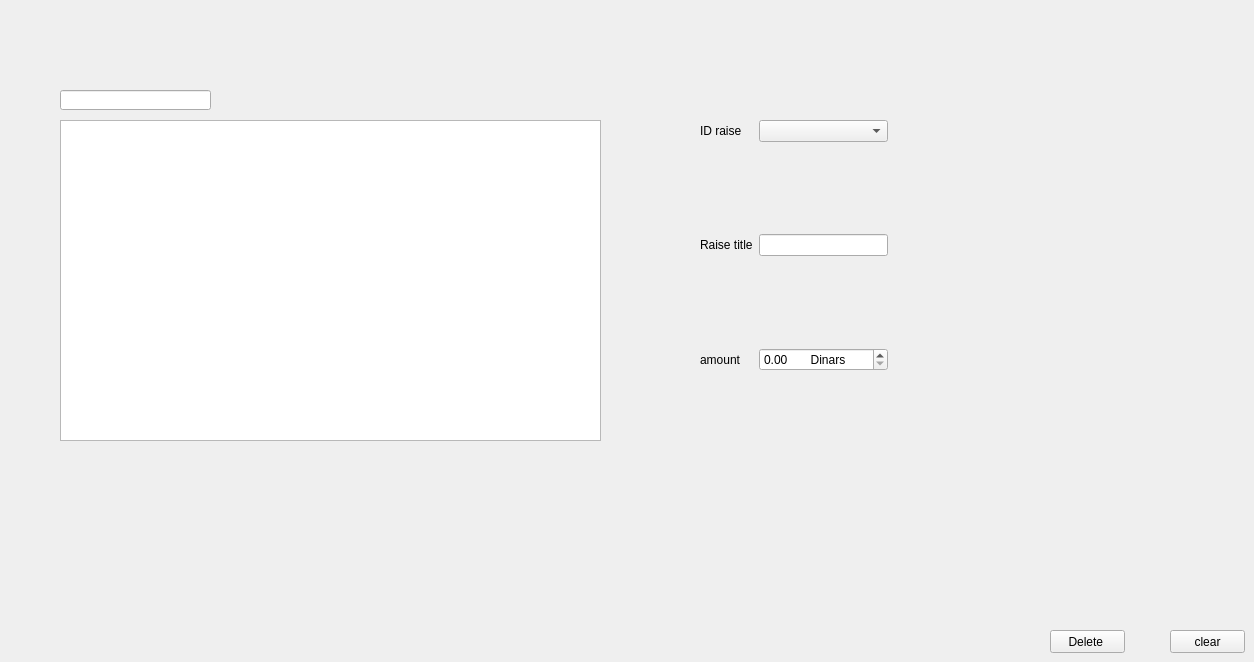
     <widget class="QWidget" name="tab_17">
      <attribute name="title">
       <string>search/delete</string>
      </attribute>
      <widget class="QTableView" name="raises_table_view_delete">
       <property name="geometry">
        <rect>
         <x>60</x>
         <y>120</y>
         <width>541</width>
         <height>321</height>
        </rect>
       </property>
       <property name="selectionBehavior">
        <enum>QAbstractItemView::SelectRows</enum>
       </property>
      </widget>
      <widget class="QLineEdit" name="search_raise_delete">
       <property name="geometry">
        <rect>
         <x>60</x>
         <y>90</y>
         <width>151</width>
         <height>20</height>
        </rect>
       </property>
      </widget>
      <widget class="QWidget" name="layoutWidget_5">
       <property name="geometry">
        <rect>
         <x>700</x>
         <y>120</y>
         <width>188</width>
         <height>251</height>
        </rect>
       </property>
       <layout class="QFormLayout" name="formLayout_7">
        <item row="0" column="0">
         <widget class="QLabel" name="ID_raise_l_5">
          <property name="text">
           <string>ID raise</string>
          </property>
         </widget>
        </item>
        <item row="0" column="1">
         <widget class="QComboBox" name="id_raise_delete"/>
        </item>
        <item row="2" column="0">
         <widget class="QLabel" name="Raise_title_l_5">
          <property name="text">
           <string>Raise title</string>
          </property>
         </widget>
        </item>
        <item row="2" column="1">
         <widget class="QLineEdit" name="Raise_title_le_delete"/>
        </item>
        <item row="4" column="0">
         <widget class="QLabel" name="amount_raise_l_5">
          <property name="text">
           <string>amount</string>
          </property>
         </widget>
        </item>
        <item row="4" column="1">
         <widget class="QDoubleSpinBox" name="amount_raise_sp_delete">
          <property name="suffix">
           <string>       Dinars</string>
          </property>
          <property name="maximum">
           <double>99999.000000000000000</double>
          </property>
          <property name="singleStep">
           <double>0.500000000000000</double>
          </property>
         </widget>
        </item>
        <item row="3" column="1">
         <spacer name="verticalSpacer_11">
          <property name="orientation">
           <enum>Qt::Vertical</enum>
          </property>
          <property name="sizeHint" stdset="0">
           <size>
            <width>20</width>
            <height>80</height>
           </size>
          </property>
         </spacer>
        </item>
        <item row="1" column="1">
         <spacer name="verticalSpacer_12">
          <property name="orientation">
           <enum>Qt::Vertical</enum>
          </property>
          <property name="sizeHint" stdset="0">
           <size>
            <width>20</width>
            <height>80</height>
           </size>
          </property>
         </spacer>
        </item>
       </layout>
      </widget>
      <widget class="QPushButton" name="delete_search_clear">
       <property name="geometry">
        <rect>
         <x>1050</x>
         <y>630</y>
         <width>75</width>
         <height>23</height>
        </rect>
       </property>
       <property name="text">
        <string>Delete </string>
       </property>
      </widget>
      <widget class="QPushButton" name="search_delete_clear">
       <property name="geometry">
        <rect>
         <x>1170</x>
         <y>630</y>
         <width>75</width>
         <height>23</height>
        </rect>
       </property>
       <property name="text">
        <string>clear</string>
       </property>
      </widget>
     </widget>
